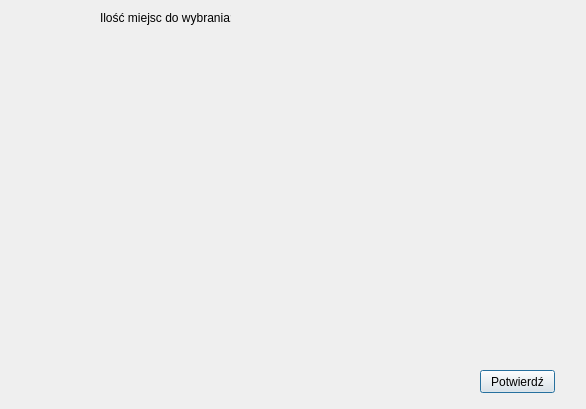
<?xml version="1.0" encoding="UTF-8"?>
<ui version="4.0">
 <class>chooiceSeats</class>
 <widget class="QDialog" name="chooiceSeats">
  <property name="geometry">
   <rect>
    <x>0</x>
    <y>0</y>
    <width>586</width>
    <height>409</height>
   </rect>
  </property>
  <property name="windowTitle">
   <string>Dialog</string>
  </property>
  <widget class="QWidget" name="gridLayoutWidget">
   <property name="geometry">
    <rect>
     <x>40</x>
     <y>30</y>
     <width>531</width>
     <height>331</height>
    </rect>
   </property>
   <layout class="QGridLayout" name="gridL"/>
  </widget>
  <widget class="QLabel" name="label">
   <property name="geometry">
    <rect>
     <x>100</x>
     <y>10</y>
     <width>131</width>
     <height>16</height>
    </rect>
   </property>
   <property name="text">
    <string>Ilość miejsc do wybrania:</string>
   </property>
  </widget>
  <widget class="QPushButton" name="pushButton">
   <property name="geometry">
    <rect>
     <x>480</x>
     <y>370</y>
     <width>75</width>
     <height>23</height>
    </rect>
   </property>
   <property name="text">
    <string>Potwierdź</string>
   </property>
  </widget>
  <widget class="QLabel" name="counterLabel">
   <property name="geometry">
    <rect>
     <x>230</x>
     <y>10</y>
     <width>51</width>
     <height>16</height>
    </rect>
   </property>
   <property name="text">
    <string/>
   </property>
  </widget>
 </widget>
 <resources/>
 <connections/>
</ui>
